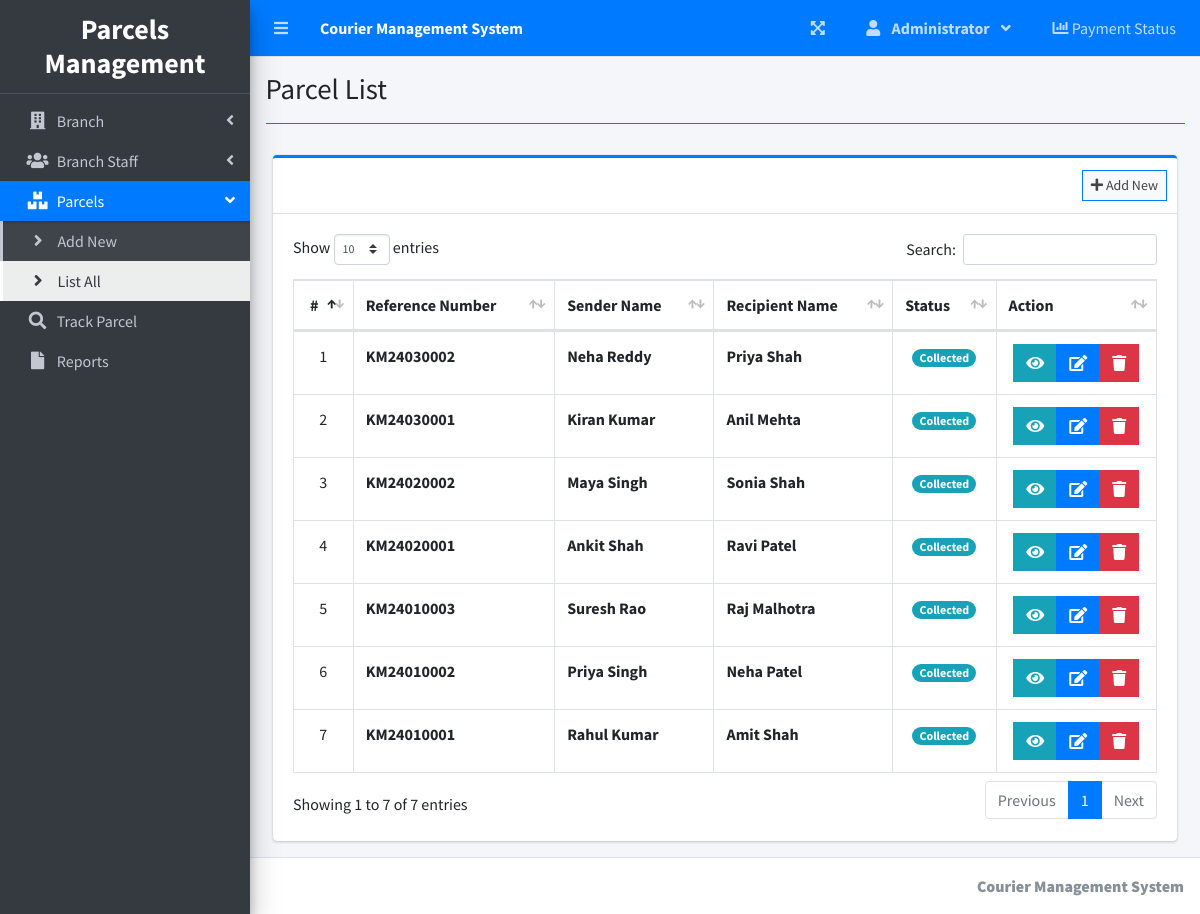
The page /index.php?page=parcel_list (signed in) on the database its author committed.
### tables this page shows
CREATE TABLE `parcels` (
  `id` int(30) NOT NULL AUTO_INCREMENT,
  `reference_number` varchar(100) NOT NULL,
  `sender_name` text NOT NULL,
  `sender_address` text NOT NULL,
  `sender_contact` text NOT NULL,
  `recipient_name` text NOT NULL,
  `recipient_address` text NOT NULL,
  `recipient_contact` text NOT NULL,
  `type` int(1) NOT NULL COMMENT '1 = Deliver, 2=Pickup',
  `from_branch_id` int(30) NOT NULL,
  `to_branch_id` int(30) NOT NULL,
  `weight` varchar(100) NOT NULL,
  `height` varchar(100) NOT NULL,
  `width` varchar(100) NOT NULL,
  `length` varchar(100) NOT NULL,
  `price` float NOT NULL,
  `status` int(2) NOT NULL DEFAULT 0,
  `date_created` datetime NOT NULL DEFAULT current_timestamp(),
  PRIMARY KEY (`id`),
  KEY `from_branch_id` (`from_branch_id`),
  KEY `to_branch_id` (`to_branch_id`),
  CONSTRAINT `parcels_ibfk_1` FOREIGN KEY (`from_branch_id`) REFERENCES `branches` (`id`),
  CONSTRAINT `parcels_ibfk_2` FOREIGN KEY (`to_branch_id`) REFERENCES `branches` (`id`)
);

### parcel_list.php (the view, shortened to what this page needs)
<?php
include 'db_connect.php';
$login_type = $_SESSION['login_type'];
if($login_type == 1) {
    $sql = "SELECT p.*,
            b1.branch_code as from_branch,
            b2.branch_code as to_branch
            FROM parcels p
            LEFT JOIN branches b1 ON p.from_branch_id = b1.id
            LEFT JOIN branches b2 ON p.to_branch_id = b2.id
            ORDER BY unix_timestamp(p.date_created) DESC";
}
$qry = $conn->query($sql);
?>
<div class="col-lg-12">
	<div class="card card-outline card-primary">
		<div class="card-header">
			<div class="card-tools">
				<a class="btn btn-block btn-sm btn-default btn-flat border-primary" href="./index.php?page=new_parcel"><i class="fa fa-plus"></i> Add New</a>
			</div>
		</div>
		<div class="card-body">
			<table class="table tabe-hover table-bordered" id="list">
				<thead>
					<tr>
						<th class="text-center">#</th>
						<th>Reference Number</th>
						<th>Sender Name</th>
						<th>Recipient Name</th>
						<th>Status</th>
						<th>Action</th>
					</tr>
				</thead>
				<tbody>
					<?php
					$i = 1;
					while($row = $qry->fetch_assoc()):
					?>
					<tr>
						<td class="text-center"><?php echo $i++ ?></td>
						<td><b><?php echo ($row['reference_number']) ?></b></td>
						<td><b><?php echo ucwords($row['sender_name']) ?></b></td>
						<td><b><?php echo ucwords($row['recipient_name']) ?></b></td>
						<td class="text-center">
							<?php
							switch ($row['status']) {
								case '1':
									echo "<span class='badge badge-pill badge-info'>Collected</span>";
									break;
							}
							?>
						</td>
						<td class="text-center">
							<div class="btn-group">
								<button type="button" class="btn btn-info btn-flat view_parcel" data-id="<?php echo $row['id'] ?>">
									<i class="fas fa-eye"></i>
								</button>
								<a href="index.php?page=edit_parcel&id=<?php echo $row['id'] ?>" class="btn btn-primary btn-flat">
									<i class="fas fa-edit"></i>
								</a>
								<button type="button" class="btn btn-danger btn-flat delete_parcel" data-id="<?php echo $row['id'] ?>">
									<i class="fas fa-trash"></i>
								</button>
							</div>
						</td>
					</tr>
					<?php endwhile; ?>
				</tbody>
			</table>
		</div>
	</div>
</div>

### rows shown on the page
parcels: reference_number "KM24030002", sender_name "Neha Reddy", recipient_name "Priya Shah", status "Collected"
parcels: reference_number "KM24030001", sender_name "Kiran Kumar", recipient_name "Anil Mehta", status "Collected"
parcels: reference_number "KM24020002", sender_name "Maya Singh", recipient_name "Sonia Shah", status "Collected"
parcels: reference_number "KM24020001", sender_name "Ankit Shah", recipient_name "Ravi Patel", status "Collected"
parcels: reference_number "KM24010003", sender_name "Suresh Rao", recipient_name "Raj Malhotra", status "Collected"
parcels: reference_number "KM24010002", sender_name "Priya Singh", recipient_name "Neha Patel", status "Collected"
parcels: reference_number "KM24010001", sender_name "Rahul Kumar", recipient_name "Amit Shah", status "Collected"

### other values the page prints
$_SESSION['system']['name'] "Courier Management System"
$_SESSION['login_firstname'] "Administrator"
$title "Parcel List"
